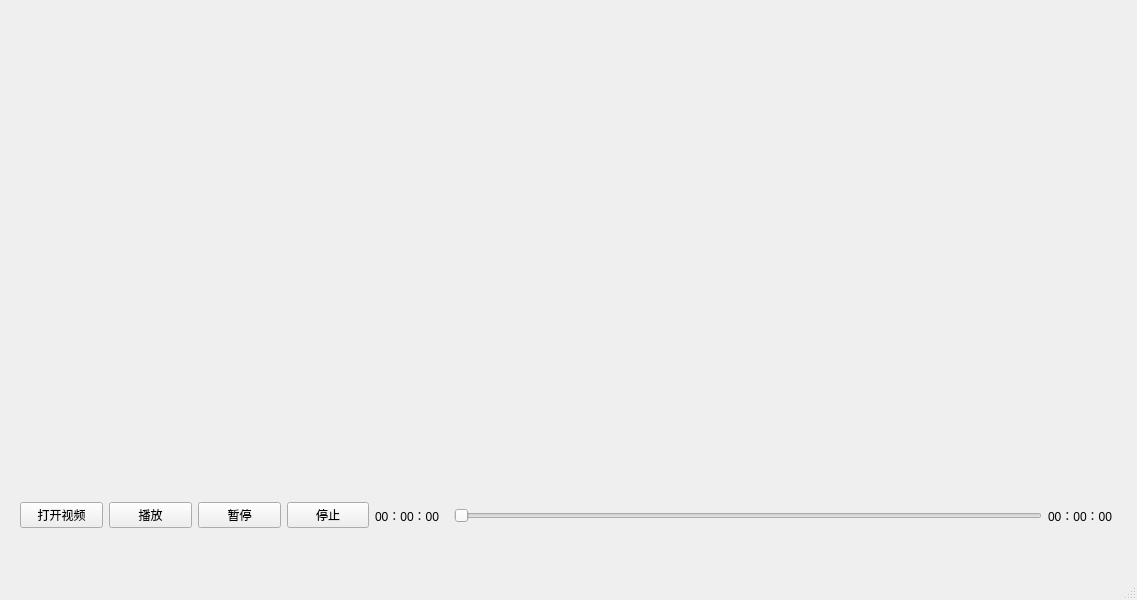
<?xml version="1.0" encoding="UTF-8"?>
<ui version="4.0">
 <class>MainWindow</class>
 <widget class="QMainWindow" name="MainWindow">
  <property name="geometry">
   <rect>
    <x>0</x>
    <y>0</y>
    <width>1137</width>
    <height>600</height>
   </rect>
  </property>
  <property name="windowTitle">
   <string>MainWindow</string>
  </property>
  <widget class="QWidget" name="centralwidget">
   <widget class="QWidget" name="">
    <property name="geometry">
     <rect>
      <x>20</x>
      <y>500</y>
      <width>1101</width>
      <height>31</height>
     </rect>
    </property>
    <layout class="QHBoxLayout" name="horizontalLayout_2" stretch="1,1,1,1,9">
     <item>
      <widget class="QPushButton" name="pushButton_open">
       <property name="text">
        <string>打开视频</string>
       </property>
      </widget>
     </item>
     <item>
      <widget class="QPushButton" name="pushButton_play">
       <property name="text">
        <string>播放</string>
       </property>
      </widget>
     </item>
     <item>
      <widget class="QPushButton" name="pushButton_pause">
       <property name="text">
        <string>暂停</string>
       </property>
      </widget>
     </item>
     <item>
      <widget class="QPushButton" name="pushButton_stop">
       <property name="text">
        <string>停止</string>
       </property>
      </widget>
     </item>
     <item>
      <layout class="QHBoxLayout" name="horizontalLayout" stretch="1,8,1">
       <item>
        <widget class="QLabel" name="label_currenttime">
         <property name="text">
          <string>00：00：00</string>
         </property>
        </widget>
       </item>
       <item>
        <widget class="QSlider" name="horizontalSlider">
         <property name="orientation">
          <enum>Qt::Horizontal</enum>
         </property>
        </widget>
       </item>
       <item>
        <widget class="QLabel" name="label_totaltime">
         <property name="text">
          <string>00：00：00</string>
         </property>
        </widget>
       </item>
      </layout>
     </item>
    </layout>
   </widget>
  </widget>
  <widget class="QMenuBar" name="menubar">
   <property name="geometry">
    <rect>
     <x>0</x>
     <y>0</y>
     <width>1137</width>
     <height>26</height>
    </rect>
   </property>
  </widget>
  <widget class="QStatusBar" name="statusbar"/>
 </widget>
 <resources/>
 <connections/>
</ui>
